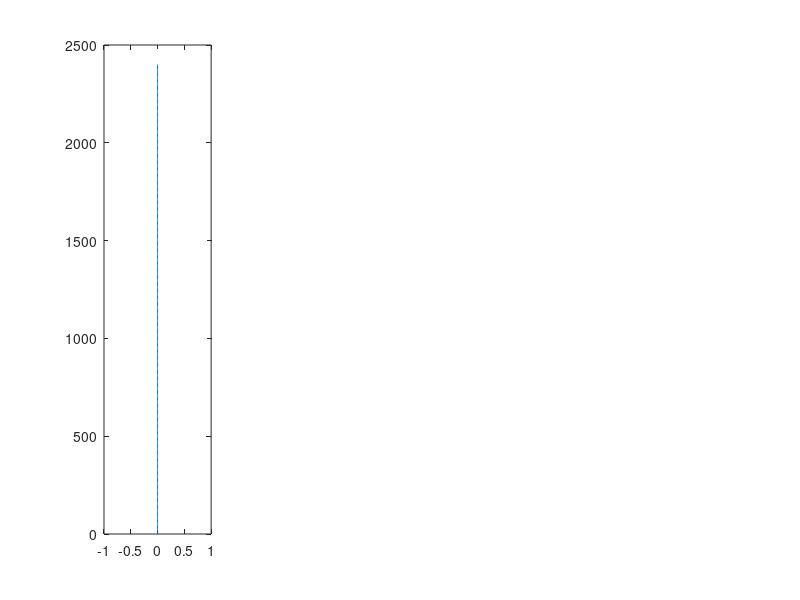

This chart was generated by the following MATLAB code: (Note: this script raises an error after producing the figure.)
% Script to solve coupled ice shell thermal and stress evolution
% This version of the code is meant to reproduce Nimmo (2004) - Volume
% change effect. The basic idea is that the ice shell begins as 2.4 km
% thick and with a temperature evolution given by the stefan solution.
% I was basically unable to reproduce Nimmo's results
%
%
% Max Rudolph, March 19, 2020
clear;
close all;

use_analytic_temperature = false; % whether to solve the energy equation or use an analytic solution (true)

% Numerical parameters
nr = 401; % number of grid points
relaxation_parameter=.01; % used in nonlinear loop.
maxiter=300;
% Define physical constants and parameters
% Physical constants
seconds_in_year = 3.1558e7;
R=8.314e-3;     % in kJ/mol/K
% Boundary conditions and internal heating
H=0; % internal heating rate.
Tb=270;
Ts=100;
Ro = 1500*1000;             % outer radius of ice shell (m)
initial_thickness = 2400;
Ri = Ro-initial_thickness;         % inner radius of ice shell (m)
Rc = 1.60e5;             % core radius (m)
% Elastic and Viscous properties
E = 5e9;        % shear modulus of ice (Pa)
nu = 0.3;      % Poisson ratio of ice (-)
beta_w = 4e-10; % Compressibility of water (1/Pa)
alpha_l = 1e-4; % coefficient of linear thermal expansion ( alpha_v/3 ) (1/K)
rho_i=900;      % density of ice (kg/m^3)
rho_w=1000;     % density of water (kg/m^3)
Q=40;           % activation energy, kJ/mol, Nimmo 2004 (kJ/mol)
mub=1e15;       % basal viscosity (Pa-s)
mu = @(T) mub*exp(Q*(Tb-T)/R/Tb./T); % function to evaluate viscosity in Pa-s given T
% Thermal properties
Cp = 2100; %heat capacity of ice J/kg/K
kappa = 1e-6;% m/s/s
k=kappa*rho_i*Cp;

% Benchmark-specific things
% temperature solution
lam1 = 0.65;
cooling_age = @(zm) (zm/2/lam1)^2/kappa;
initial_cooling_age = cooling_age(initial_thickness);
zm = @(t) 2*lam1*sqrt(kappa*t);
dTdt = @(z,t) -(Tb-Ts)/erf(lam1)*exp(-z.^2/4/kappa/t).*z/(2*sqrt(pi*kappa*t^3));
stefan_T = @(z,t)  erf( (z)/2./sqrt(kappa*t) )/erf(lam1)*(Tb-Ts)+Ts;
% If solving the energy equation, we need the right value of L
% corresponding to lam1 = 0.65
Lf = exp(-lam1^2)/lam1/erf(lam1) * Cp*(Tb-Ts)/sqrt(pi);% Turcotte and Schubert Equation 4.141

% calculate maxwell time at 100, 270
fprintf('Maxwell time at surface, base %.2e %.2e\n',mu(100)/E,mu(Tb)/E);
fprintf('Thermal diffusion timescale %.2e\n',(4e4)^2/kappa);
% set end time and grid resolution
t_end = 90e6*seconds_in_year;
% dt = 1e4*seconds_in_year; % time step in seconds
dtmax = 1e4*seconds_in_year;
dtmin = seconds_in_year;
% dt1 = 3600; % size of first timestep
% times = logspace(log10(dt1),log10(t_end+dt1),1e4)-dt1;
plot_interval = t_end;
save_interval = 1e5*seconds_in_year;
save_depths = [0 1 2 3 5]*1000;
nsave = ceil(t_end/save_interval) + 1; nsave_depths = length(save_depths);
sigma_t_store = zeros(nsave_depths,nsave);

% set up the grid
grid_r = linspace(Ri,Ro,nr); % set up the grid

% initialize solution vectors (IC)
sigma_r_last = zeros(nr,1); % initial stresses
sigma_t_last = zeros(nr,1); % initial stresses
T_last = linspace(Tb,Ts,nr)';
% stefan initial condition
eta = (Ro-grid_r)/2/sqrt(kappa*initial_cooling_age);
theta = erf(eta)/erf(lam1);
T_last(:) = theta*(Tb-Ts)+Ts;
% initialize with a stefan solution corresponding to initial thickness
er_last = zeros(nr,1); % strains
et_last = zeros(nr,1);
ur_last = zeros(nr,1);      % displacement
z_last = 0; % total amount of thickening
Pex_last = 0; %initial overpressure

% Set up plot
hf2=figure();

plot_times = [0.0 0.8 1.6 3.2 6.4 12 24 46 90]*1e6*seconds_in_year; iplot=2;
hf=figure(2);
subplot(1,4,1); % sigma_r and sigma_t
h=plot(sigma_r_last,Ro-grid_r); hold on;
plot(sigma_r_last,Ro-grid_r,'--','Color',h.Color);
% h=legend('\sigma_r','\sigma_t','Interpreter','tex'); h.AutoUpdate=false;
title('Stress (Pa)','Interpreter','tex');
ylabel('r (m)');
set(gca,'YDir','reverse');
subplot(1,4,2); % e_r and e_t
h=plot( sigma_r_last,Ro-grid_r); hold on;
plot( sigma_r_last,Ro-grid_r,'--','Color',h.Color); hold on;
% h=legend('r','t'); h.AutoUpdate=false;
title('Strain (-)','Interpreter','tex');
set(gca,'YDir','reverse');
subplot(1,4,3); % temperature
plot(T_last,Ro-grid_r); hold on; title('T (K)','Interpreter','tex'); set(gca,'YDir','reverse');
subplot(1,4,4); % radial displacement (u)
plot(ur_last,Ro-grid_r); hold on; title('u_r');
set(gca,'YDir','reverse');
last_plot_time = 0;

fig1a.h = figure(); % Nimmo's Figure 1a
subplot(2,1,1);
[ax,h1,h2]=plotyy((Ro-grid_r)/1e3,sigma_t_last/1e6,(Ro-grid_r)/1e3,T_last);
fig1a.ax = ax;
h2.Color = h1.Color;
h2.LineStyle = '--';
hold(ax(1)); hold(ax(2));
set(ax,'Xlim',[0 20]);
set(ax(1),'YLim',[-40 10]);
set(ax(1),'YTick',[-40:5:10]);
set(ax(2),'YTick',[100:20:180]);
set(ax(1),'YTickLabelMode','auto');
ylabel(ax(1),'Tangential Stress (MPa)');
xlabel(ax(1),'Depth (km)');
ylabel(ax(2),'Temperature (K)');
set(ax(2),'YLim',[100 180]);

time=0; itime=1;
% save initial state
isave = 1;
sigma_t_store(:,isave) = interp1(Ro-grid_r,sigma_t_last,save_depths);
time_store(isave) = time;
last_store = time; isave = isave+1;


while time < t_end
    % In each timestep, we do the following
    % 1. Calculate the amount of basal freeze-on and advance the mesh
    % 2. Solve the heat equation using an implicit method
    % 3. Solve for sigma_r
    % 4. Calculate sigma_t
    % 5. Calculate the radial displacements u(r)
    
    % 2. Calculate thickening
    % basal heat flux
    %     qb = -k*(T(2)-T(1))/(grid_r(2)-grid_r(1)); % W/m^2
    % thickening would be dx/dt = qb/(L*rho_i)
    %     delta_rb = dt*qb/Lf/rho_i;
    %     z = z_last + delta_rb;
    
    % calculate the timestep
    if( use_analytic_temperature )
        delta = Inf;
        dt=dtmax*2;
        while abs(delta) > (grid_r(2)-grid_r(1))/2 && dt >= dtmin
            dt = dt/2;
            new_thickness = zm(initial_cooling_age+time+dt);
            delta = new_thickness - (Ro-grid_r(1));
        end
        fprintf('Timestep %e elapsed time %e\n',dt,time+dt);
        z=new_thickness-initial_thickness;
        delta_rb = new_thickness-initial_thickness;
        f = (1-2*initial_thickness/Ro);
        delta_rho = (rho_w-rho_i);
        surface_uplift = (delta_rb)*(delta_rho)/rho_w*f/(1+(f*(delta_rho)/rho_w));
        
        % calculate new ocean pressure (Manga and Wang 2007, equation 5)
        %     Pex_pred = 3*Ri^2/beta_w/(Ri^3-Rc^3)*(z*(rho_w-rho_i)/rho_w-ur_last(1));% ur_last because we don't yet know the uplift
        Pex_pred = surface_uplift*E/(1-nu)*2/Ro^2*(new_thickness/4); % last term assumes elastic thickness ~1/4 total thickness
        % re-mesh onto new grid
        new_grid_r = linspace(Ri-delta_rb,Ro,nr);
        [T_last,sigma_r_last,sigma_t_last,er_last,et_last] = interpolate_solution(new_grid_r,grid_r,T_last,sigma_r_last,sigma_t_last,er_last,et_last,Tb);
        grid_r = new_grid_r; % end interpolation step
        
        % calculate d/dr(Tdot)
        %     Tdot = (T-T_last)/dt;
        %     Tdot = zeros(size(T_last));
        %     Tdot(:) = dTdt(Ro-new_grid_r,initial_cooling_age+time+dt);
        %     T = T_last + Tdot*dt;
        T = stefan_T( Ro-new_grid_r',initial_cooling_age+time+dt);
    else
        Tg = Tb-(T_last(2)-Tb);
        dTdr_b_last = (T_last(2)-Tg)/2/(grid_r(2)-grid_r(1));
        qb = -k*dTdr_b_last;
        
        % determine the timestep
        dt = dtmax;
        if abs(qb/Lf/rho_i*dt) > (grid_r(2)-grid_r(1))/2
            dt = (grid_r(2)-grid_r(1))/2/(qb/Lf/rho_i);
        end
        if dt < dtmin
            dt = dtmin;
        end
        % thickening would be dx/dt = qb/(L*rho_i)
        delta_rb = dt*qb/Lf/rho_i;
        new_thickness = Ro-grid_r(1)+delta_rb;
        z=new_thickness-initial_thickness;
        delta_rb = z;
        f = (1-2*initial_thickness/Ro);
        delta_rho = (rho_w-rho_i);
        surface_uplift = (delta_rb)*(delta_rho)/rho_w*f/(1+(f*(delta_rho)/rho_w));
        
        % calculate new ocean pressure (Manga and Wang 2007, equation 5)
        %     Pex_pred = 3*Ri^2/beta_w/(Ri^3-Rc^3)*(z*(rho_w-rho_i)/rho_w-ur_last(1));% ur_last because we don't yet know the uplift
        Pex_pred = surface_uplift*E/(1-nu)*2/Ro^2*(new_thickness/4); % last term assumes elastic thickness ~1/4 total thickness
        % re-mesh onto new grid
        new_grid_r = linspace(Ri-z,Ro,nr);
        [T_last,sigma_r_last,sigma_t_last,er_last,et_last] = interpolate_solution(new_grid_r,grid_r,T_last,sigma_r_last,sigma_t_last,er_last,et_last,Tb);
        grid_r = new_grid_r; % end interpolation step
        
        % 2. form discrete operators and solve the heat equation
        [T,dTdotdr] = solve_temperature_shell(grid_r,T_last,Tb,Ts,k,rho_i,Cp,H,dt,delta_rb);
        
    end
        
    % 3. Nonlinear loop over pressure.
    % because the ocean pressure depends on the uplift, we make a guess
    % (above). Using this guess, we calculate stresses, strains, and
    % displacements. Then we re-calculate the pressure using the new value
    % of radial displacement. We continue until the pressure used in the
    % calculations has converged to the pressure consistent with the
    % calculated displacement;
    for iter=1:1%maxiter
        % 3a. Assemble and solve equations for radial stress
        Pex=0;% no overpressure for temperature change endmember
        
        % calculate viscosity at each node (needed by solver)
        mu_node = zeros(nr,1);
        for i=1:nr
            mu_node(i) = mu(T(i));
        end
        [sigma_r,sigma_t,sigma_rD,sigma_tD] = solve_stress_viscoelastic_shell(grid_r,mu_node,sigma_r_last,alpha_l*dTdotdr,-Pex,E,nu,dt);
        
        dT = T-T_last;
        
        dsigma_t = sigma_t - sigma_t_last;
        dsigma_r = sigma_r - sigma_r_last;
        
        de_t = 1/E*(dsigma_t-nu*(dsigma_t+dsigma_r))+alpha_l*dT + dt/2*(sigma_tD./mu_node); % change in tangential strain
        de_r = 1/E*(dsigma_r-2*nu*dsigma_t)         +alpha_l*dT + dt/2*(sigma_rD./mu_node); % HS91 equations A5-6
        er = er_last + de_r;
        et = et_last + de_t;
        ur = grid_r'.*et; %radial displacement

    end%end nonlinear loop
    
    % 6. advance to next time step and plot (if needed)
    sigma_r_last = sigma_r;
    sigma_t_last = sigma_t;
    T_last = T;
    er_last = er;
    et_last = et;
    z_last = z;
    ur_last = ur;
    Pex_last = Pex;
    
    time = time + dt;
    
    if (time >= plot_times(iplot) || time >= t_end)
        iplot = iplot+1;
        
        figure(hf);
        subplot(1,4,1);
        h=plot(sigma_r,Ro-grid_r);
        plot(sigma_t,Ro-grid_r,'--','Color',h.Color);
        subplot(1,4,2);
        h=plot(er,Ro-grid_r);
        plot(et,Ro-grid_r,'--','Color',h.Color);
        subplot(1,4,3);
        plot(T,Ro-grid_r);
        subplot(1,4,4);
        plot(ur,Ro-grid_r);
        
        
        figure(hf2);
        plot(ur(end),sigma_t(end),'.'); hold on;
        
        figure(fig1a.h); % Nimmo's Figure 1a
        h=plot(fig1a.ax(1),(Ro-grid_r)/1e3,sigma_t_last/1e6);
        plot(fig1a.ax(2),(Ro-grid_r)/1e3,T_last,'--','Color',h.Color);
        
        
        last_plot_time = time;
        drawnow();
    end
    if (time-last_store >= save_interval || time >= t_end)
        sigma_t_store(:,isave) = interp1(Ro-grid_r,sigma_t_last,save_depths);
        time_store(isave) = time;
        last_store = time; isave = isave+1;
    end
end
%% add legends
for i=1:length(plot_times)
    labels{i} = sprintf('%.1f',plot_times(i)/seconds_in_year/1e6);
end
figure( fig1a.h );
axis(fig1a.ax(1));
legend(labels,'Location','southeast');


%% Nimmo's figure 1b
figure(fig1a.h);
labels = {};
for i=1:length(save_depths)
    labels{i} = sprintf('%.1f km',save_depths(i)/1000);
end
subplot(2,1,2);
plot(time_store(1:isave-1)/seconds_in_year/1e6,sigma_t_store(:,1:isave-1)/1e6);
legend(labels,'Location','southeast');
xlabel('Time (Myr)');
ylabel('Tangential Stress (MPa)');
set(gcf,'Color','w');
h=gcf;
h.Position(3:4) = [390 580];
if use_analytic_temperature
    saveas(gcf,'Nimmo_Figure1.eps','psc2')
else
    saveas(gcf,'Nimmo_Figure1_numerical.eps','psc2')
end

